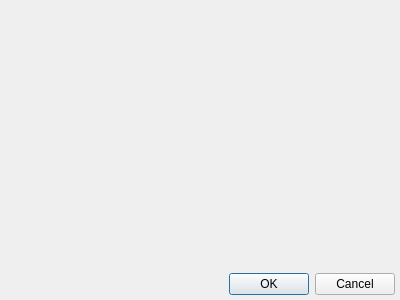
<?xml version="1.0" encoding="UTF-8"?>
<ui version="4.0">
 <class>Dialog</class>
 <widget class="QDialog" name="Dialog">
  <property name="geometry">
   <rect>
    <x>0</x>
    <y>0</y>
    <width>400</width>
    <height>300</height>
   </rect>
  </property>
  <property name="windowTitle">
   <string>Table Element</string>
  </property>
  <layout class="QVBoxLayout" name="verticalLayout">
   <property name="margin">
    <number>5</number>
   </property>
   <item>
    <widget class="QWidget" name="empty_widget" native="true"/>
   </item>
   <item>
    <widget class="QDialogButtonBox" name="buttonBox">
     <property name="orientation">
      <enum>Qt::Horizontal</enum>
     </property>
     <property name="standardButtons">
      <set>QDialogButtonBox::Cancel|QDialogButtonBox::Ok</set>
     </property>
    </widget>
   </item>
  </layout>
 </widget>
 <resources/>
 <connections>
  <connection>
   <sender>buttonBox</sender>
   <signal>accepted()</signal>
   <receiver>Dialog</receiver>
   <slot>accept()</slot>
   <hints>
    <hint type="sourcelabel">
     <x>248</x>
     <y>254</y>
    </hint>
    <hint type="destinationlabel">
     <x>157</x>
     <y>274</y>
    </hint>
   </hints>
  </connection>
  <connection>
   <sender>buttonBox</sender>
   <signal>rejected()</signal>
   <receiver>Dialog</receiver>
   <slot>reject()</slot>
   <hints>
    <hint type="sourcelabel">
     <x>316</x>
     <y>260</y>
    </hint>
    <hint type="destinationlabel">
     <x>286</x>
     <y>274</y>
    </hint>
   </hints>
  </connection>
 </connections>
</ui>
